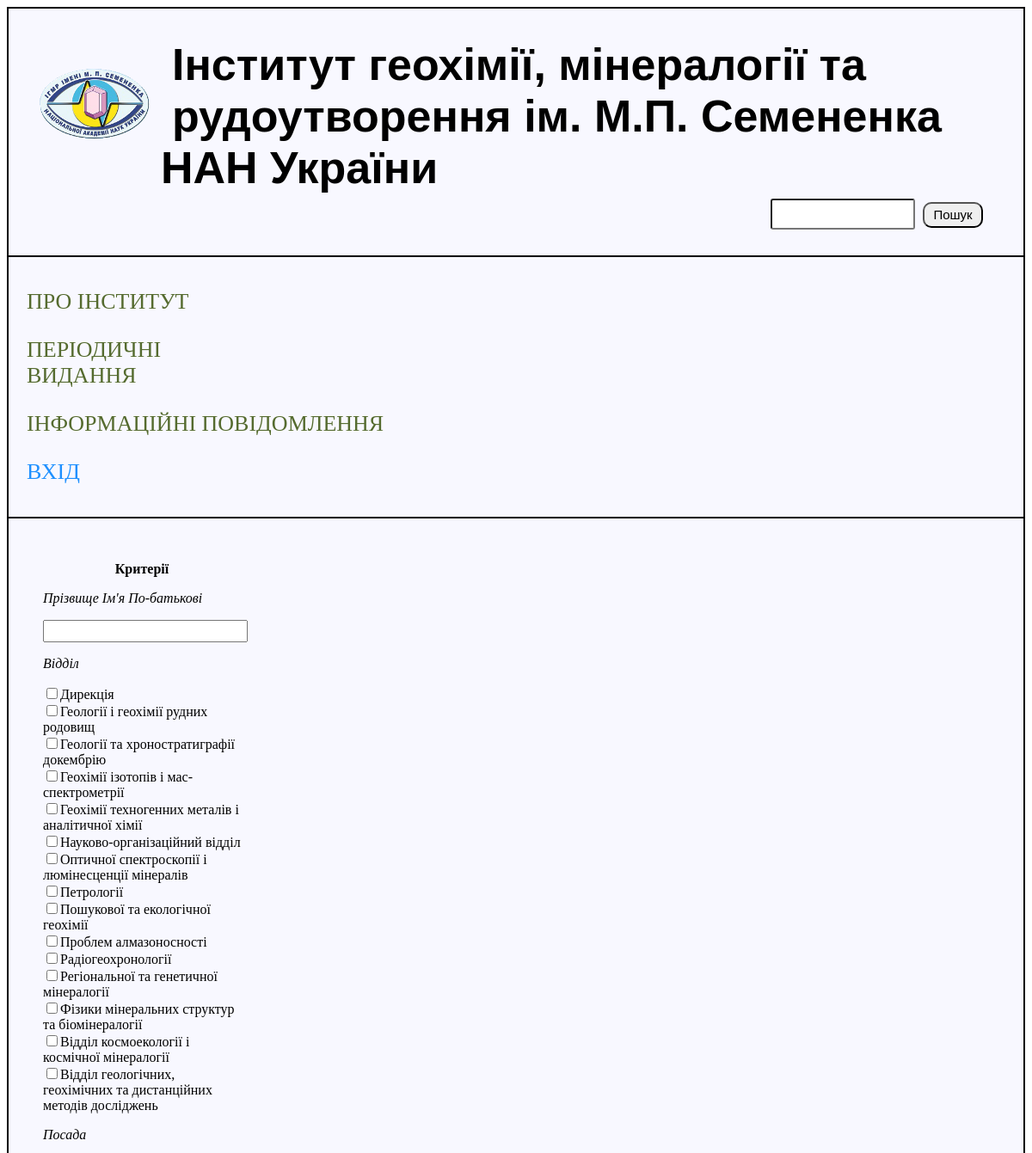
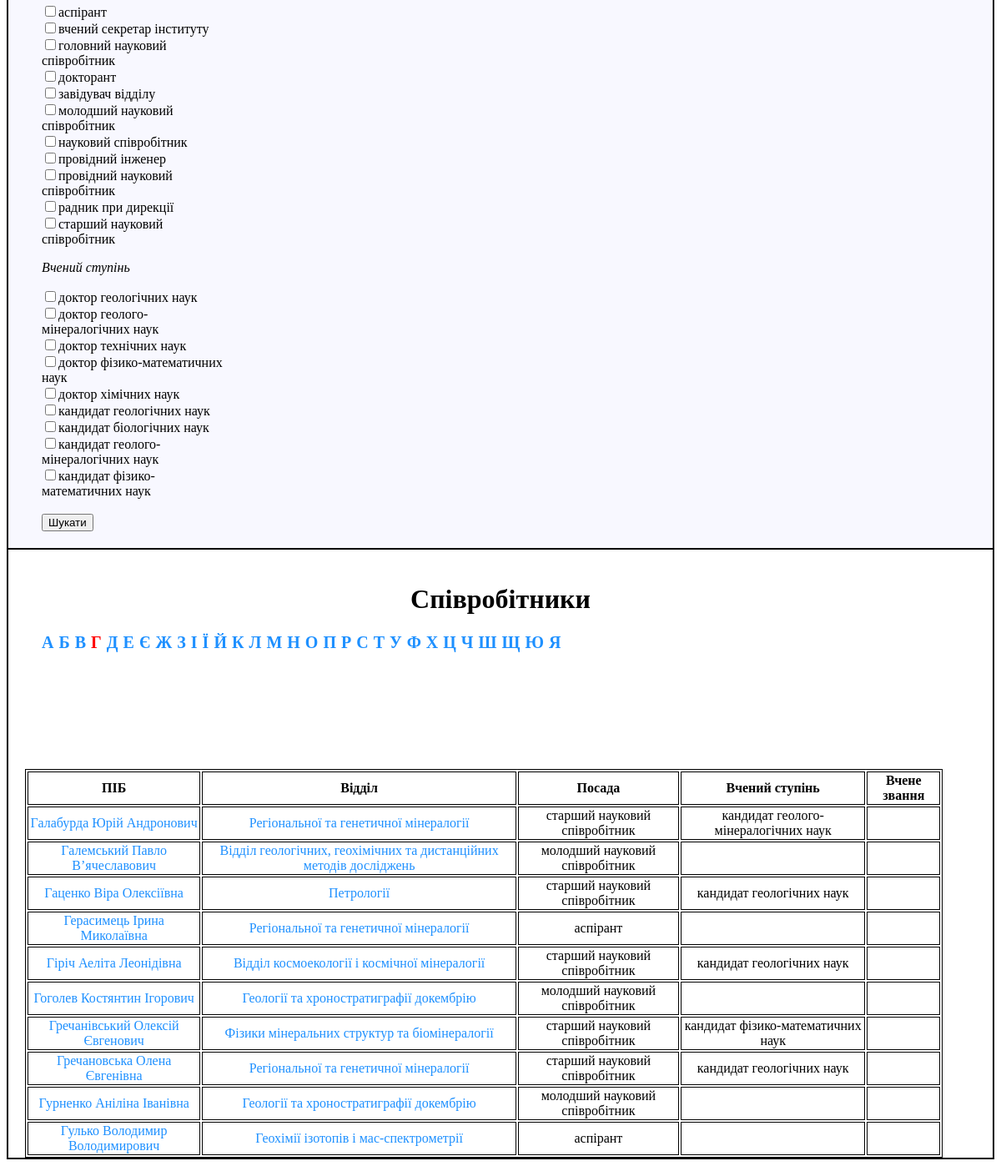
Screenshot of /employees_G.php with the database file from the repository (2 pictures, top to bottom).
### tables this page shows
CREATE TABLE `categories` (
  `id` tinyint(3) NOT NULL,
  `name` varchar(255) NOT NULL,
  `parent_id` tinyint(4) NOT NULL DEFAULT '0',
  `main` longtext NOT NULL,
  `p_a` varchar(255) NOT NULL
);

CREATE TABLE `posts` (
  `pos_id` int(11) NOT NULL,
  `post` varchar(255) NOT NULL
);

CREATE TABLE `academic_degrees` (
  `st_id` int(11) NOT NULL,
  `degree` varchar(255) NOT NULL
);

CREATE TABLE `employees` (
  `pid` int(11) NOT NULL,
  `PIB` varchar(255) NOT NULL,
  `section` varchar(255) NOT NULL,
  `post` varchar(255) NOT NULL,
  `degree` varchar(255) NOT NULL,
  `status` varchar(255) NOT NULL,
  `vid_id` int(11) NOT NULL,
  `pos_id` int(11) NOT NULL,
  `st_id` int(11) NOT NULL,
  `stat_id` int(11) NOT NULL,
  `visible` int(1) NOT NULL
);

### employees_G.php (the view, shortened to what this page needs)
<?php
	include("include/db_connect.php");
?>
<!DOCTYPE html>
<html>
<head>
	<link rel="stylesheet" type="text/css" href="css/style.css">
	<link rel="stylesheet" type="text/css" href="css/reset.css">
</head>
<body>
	<div id="block-body">
	<header id="head">
		<div id="block-header">
			<?php
				include("include/block-header.php");
			?>
		</div>
	</header>
	<div id="block-left">
		<?php
			include("include/block-left.php");
		?>
	</div>
	<div id="block-right">
		<?php
			include("include/block-parametr.php");
		?>
	</div>
	<div id="block-content">
		<h1>Співробітники</h1>
		<table id="table">
 			<thead>
	 		 	<tr>
	 				<th>ПІБ</th>
	 				<th>Відділ</th>
	 				<th>Посада</th>
	 				<th>Вчений ступінь</th>
	 				<th>Вчене звання</th>
	 			</tr>
 			</thead>
 			<tbody>
 				<ul class="letter">
 							<li><a href="employees_A.php">А</a></li>
 							<li><a href="employees_B.php">Б</a></li>
 							<li><a href="employees_V.php">В</a></li>
 							<li><a href="employees_G.php" class="red">Г</a></li>
 							<li><a href="employees_D.php">Д</a></li>
 							<li><a href="employees_E.php">Е</a></li>
 							<li><a href="employees_Ye.php">Є</a></li>
 							<li><a href="employees_Zh.php">Ж</a></li>
 							<li><a href="employees_Z.php">З</a></li>
 							<li><a href="employees_I.php">І</a></li>
 							<li><a href="employees_Yi.php">Ї</a></li>
 							<li><a href="employees_Y.php">Й</a></li>
 							<li><a href="employees_K.php">К</a></li>
 							<li><a href="employees_L.php">Л</a></li>
 							<li><a href="employees_M.php">М</a></li>
 							<li><a href="employees_N.php">Н</a></li>
 							<li><a href="employees_O.php">О</a></li>
 							<li><a href="employees_P.php">П</a></li>
 							<li><a href="employees_R.php">Р</a></li>
 							<li><a href="employees_S.php">С</a></li>
 							<li><a href="employees_T.php">Т</a></li>
 							<li><a href="employees_U.php">У</a></li>
 							<li><a href="employees_F.php">Ф</a></li>
 							<li><a href="employees_H.php">Х</a></li>
 							<li><a href="employees_Ts.php">Ц</a></li>
 							<li><a href="employees_Ch.php">Ч</a></li>
 							<li><a href="employees_Sh.php">Ш</a></li>
 							<li><a href="employees_Shch.php">Щ</a></li>
 							<li><a href="employees_Yu.php">Ю</a></li>
 							<li><a href="employees_Ya.php">Я</a></li>
 				</ul>
		<?php
			$result = mysql_query("SELECT * FROM employees, categories WHERE PIB LIKE 'Г%' AND employees.section=categories.name AND employees.visible='1'",$link);
	 				if (mysql_num_rows($result) > 0)
					{
 						$row = mysql_fetch_array($result);
 					do
 					{
 						echo
 						'
 						<tr>
 							<td><a href="view_employee.php?pid='.$row["pid"].'&PIB='.$row["PIB"].'">'.$row["PIB"].'</a></td>
 							<td><a href="view_section.php?id='.$row["id"].'">'.$row["section"].'</a></td>
 							<td>'.$row["post"].'</td>
 							<td>'.$row["degree"].'</td>
 							<td>'.$row["status"].'</td>
 						</tr>
 						';
 					}
    				while ($row = mysql_fetch_array($result));
				}
	 			?>
			</tbody>
 		</table>
	</div>
	</div>
</body>
</html>

### include/block-parametr.php (shortened to what this page needs)
<div id="block-parametr">
	<p class="search-title">Критерії</p>
	<form method="get" action="search_filter.php">
		<p class="category">Прізвище Ім'я По-батькові</p>
		<input type="text" name="pib" class="i">
		<p class="category">Відділ</p>
		<?php
		$result = mysql_query("SELECT * FROM categories WHERE parent_id='0'",$link);
 If (mysql_num_rows($result) > 0)
{
$row = mysql_fetch_array($result);
  do
 {
 $viddil = "";
  echo '
<input '.$viddil.' type="checkbox" name="viddil[]" value="'.$row["id"].'" id="viddil'.$row["id"].'" /><label for="viddil'.$row["id"].'">'.$row["name"].'</label><br>
  ';
 }
  while ($row = mysql_fetch_array($result));
}
?>
		<p class="category">Посада</p>
				<?php
		$result = mysql_query("SELECT * FROM posts",$link);
 If (mysql_num_rows($result) > 0)
{
$row = mysql_fetch_array($result);
  do
 {
 $posada = "";
  echo '
<input '.$posada.' type="checkbox" name="posada[]" value="'.$row["pos_id"].'" id="post'.$row["pos_id"].'" /><label for="post'.$row["pos_id"].'">'.$row["post"].'</label><br>
  ';
 }
  while ($row = mysql_fetch_array($result));
}
?>
		<p class="category">Вчений ступінь</p>
				<?php
		$result = mysql_query("SELECT * FROM academic_degrees",$link);
 If (mysql_num_rows($result) > 0)
{
$row = mysql_fetch_array($result);
  do
 {
 $stupiny = "";
  echo '
<input '.$stupiny.' type="checkbox" name="stupiny[]" value="'.$row["st_id"].'" id="stupiny'.$row["st_id"].'" /><label for="stupiny'.$row["st_id"].'">'.$row["degree"].'</label><br>
  ';
 }
  while ($row = mysql_fetch_array($result));
}
?>
<br>
		<input type="submit" name="submit_search" value="Шукати">
	</form>
</div>

### css/style.css (style rules this page uses)
#block-body { background-color: #F8F8FF; max-width: 100%; margin: 0 auto; border: 1px solid; }
header { max-width: 100%; border: 1px solid; }
#block-content { border: 1px solid; background-color: white; }
#block-content h1 { text-align: center; padding-top: 20px; }
#table { margin-top: 100px; margin-left: 20px; margin-right: 60px; text-align: center; }
#table, #table tr, #table th, #table td, #table-1, #table-1 tr, #table-1 td { border: 1px solid; }
#block-content ul li { display: inline-block; margin-bottom: 40px; }
#block-parametr { width: 230px; height: auto; margin-top: 30px; margin-left: 20px; display: block; }
.search-title { text-align: center; font-weight: bold; }
.category { font-style: italic; }
.i { height: 20px; width: 230px; }
.letter > li > a { font-size: 20px; font-weight: bold; margin-right: 2px; }
.letter > li > a:active, .red { color: red; }
#block-left { border: 1px solid; text-align: left; padding: 11px; }
#block-right { border: 1px solid; padding: 20px; }

### rows the page displays
categories: name "Дирекція"
categories: name "Геології і геохімії рудних родовищ"
categories: name "Геології та хроностратиграфії докембрію"
categories: name "Геохімії ізотопів і мас-спектрометрії"
categories: name "Геохімії техногенних металів і аналітичної хімії"
categories: name "Науково-організаційний відділ"
categories: name "Оптичної спектроскопії і люмінесценції мінералів"
categories: name "Петрології"
categories: name "Пошукової та екологічної геохімії"
categories: name "Проблем алмазоносності"
categories: name "Радіогеохронології"
categories: name "Регіональної та генетичної мінералогії"
categories: name "Фізики мінеральних структур та біомінералогії"
categories: name "Відділ космоекології і космічної мінералогії"
categories: name "Відділ геологічних, геохімічних та дистанційних методів досліджень"
posts: post "аспірант"
posts: post "вчений секретар інституту"
posts: post "головний науковий співробітник"
posts: post "докторант"
posts: post "завідувач відділу"
posts: post "молодший науковий співробітник"
posts: post "науковий співробітник"
posts: post "провідний інженер"
posts: post "провідний науковий співробітник"
posts: post "радник при дирекції"
posts: post "старший науковий співробітник"
academic_degrees: degree "доктор геологічних наук"
academic_degrees: degree "доктор геолого-мінералогічних наук"
academic_degrees: degree "доктор технічних наук"
academic_degrees: degree "доктор фізико-математичних наук"
academic_degrees: degree "доктор хімічних наук"
academic_degrees: degree "кандидат геологічних наук"
academic_degrees: degree "кандидат біологічних наук"
academic_degrees: degree "кандидат геолого-мінералогічних наук"
academic_degrees: degree "кандидат фізико-математичних наук"
employees: PIB "Галабурда Юрій Андронович", section "Регіональної та генетичної мінералогії", post "старший науковий співробітник", degree "кандидат геолого-мінералогічних наук"
employees: PIB "Галемський Павло В’ячеславович", section "Відділ геологічних, геохімічних та дистанційних методів досліджень", post "молодший науковий співробітник"
employees: PIB "Гаценко Віра Олексіївна", section "Петрології", post "старший науковий співробітник", degree "кандидат геологічних наук"
employees: PIB "Герасимець Ірина Миколаївна", section "Регіональної та генетичної мінералогії", post "аспірант"
employees: PIB "Гіріч Аеліта Леонідівна", section "Відділ космоекології і космічної мінералогії", post "старший науковий співробітник", degree "кандидат геологічних наук"
employees: PIB "Гоголев Костянтин Ігорович", section "Геології та хроностратиграфії докембрію", post "молодший науковий співробітник"
employees: PIB "Гречанівський Олексій Євгенович", section "Фізики мінеральних структур та біомінералогії", post "старший науковий співробітник", degree "кандидат фізико-математичних наук"
employees: PIB "Гречановська Олена Євгенівна", section "Регіональної та генетичної мінералогії", post "старший науковий співробітник", degree "кандидат геологічних наук"
employees: PIB "Гурненко Аніліна Іванівна", section "Геології та хроностратиграфії докембрію", post "молодший науковий співробітник"
employees: PIB "Гулько Володимир Володимирович", section "Геохімії ізотопів і мас-спектрометрії", post "аспірант"
